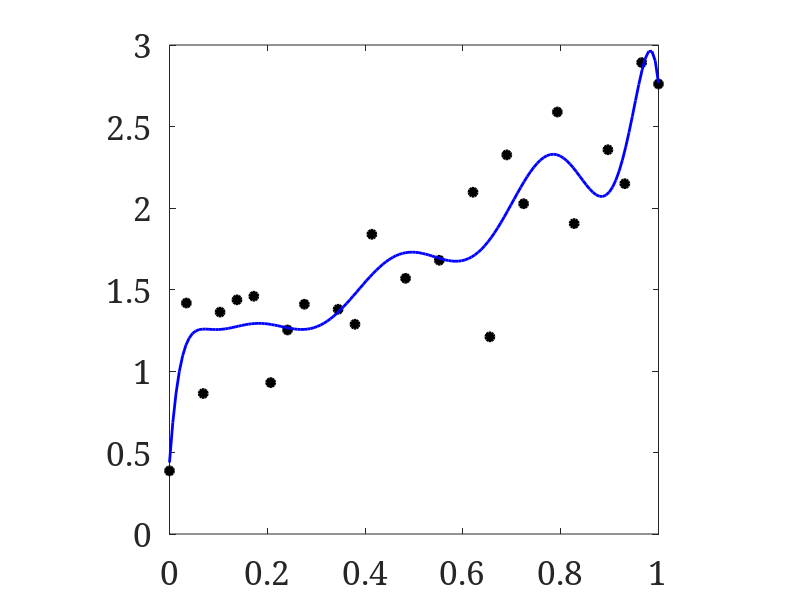
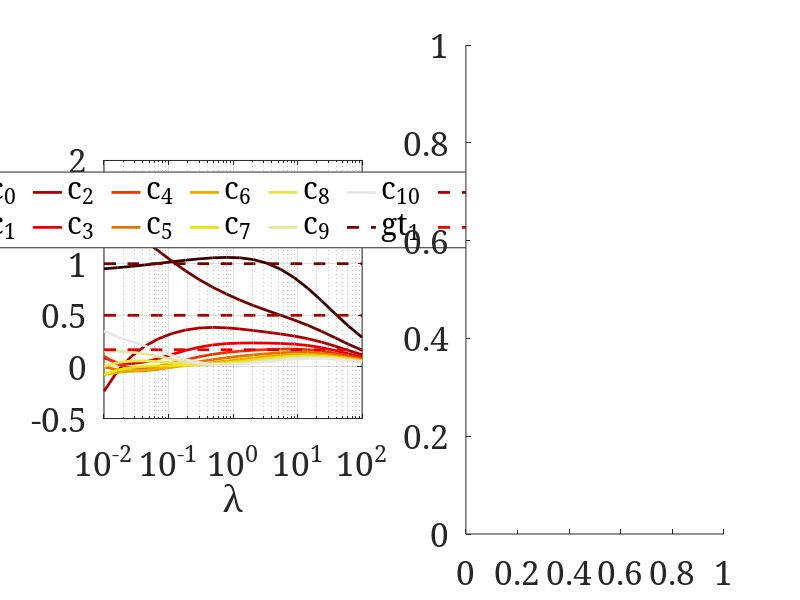

MATLAB code for these plots, in order: (Note: this script raises an error after producing the figures.)
set(0, 'DefaultAxesFontSize', 24);
set(0, 'DefaultFigureColor', 'w');
set(0,'defaultAxesFontName', 'serif')
set(0, 'DefaultLineLineWidth', 2);
clear, close all

rng(0)  % seed random number generator
N = 30; % number of data points (in total)
M = round(N/5); % number of test points for cross-validation

x = linspace(0,1,N)';       % data grid
xd = linspace(0,1,5*N)';    % dense grid
indices = randperm(N);      % randomized indices (for test data)
z = x(indices(1:M));        % cross-validation grid  
x(indices(1:M)) = [ ];      % reduced data grid
y = exp(x);                 % ground truth
data= y + 1/2*randn(N-M,1);   % noisy observation
dataz = exp(z) + 1/2*randn(M,1); % noisy observation for cross-validation

figure(1)
plot(x,data,'ko','MarkerFaceColor','k')
axis square

p = 10;
X = zeros(size(x,1), p+1);
Xd = zeros(size(xd,1),p+1);
Z = zeros(size(z,1), p+1);
for k = 0:p
    X(:,k+1) = x.^k;
    Xd(:,k+1) = xd.^k;
    Z(:,k+1) = z.^k;
end
% least squares
c_lsq = (X'*X)\(X'*data);
figure(1)
hold on
plot(xd,Xd*c_lsq,'-b')
hold off

% ridge regression
lambda = logspace(-2,2,20);
C_ridge = zeros(length(c_lsq),length(lambda));
cmap = 0.9*hot(p+1);
for k = 1:length(lambda)
    C_ridge(:,k) = (X'*X + lambda(k)*eye(p+1,p+1))\(X'*data);
end

figure(2), clf
subplot(1,2,1)
for k = 1:size(C_ridge,1)
    semilogx(lambda, C_ridge(k,:),'color',cmap(k,:))
    hold on
end
hold off, grid on, axis square
hold on
GT = 1./(gamma(linspace(0,p,p+1)+1))' * ones(1,length(lambda));
for k = 2:4
    semilogx(lambda, GT(k,:),'--','color',cmap(k,:))
    hold on
end
xlabel('\lambda')
legend('c_0','c_1','c_2','c_3','c_4','c_5','c_6','c_7','c_8','c_9','c_{10}',...
       'gt_1','gt_2','gt_3')
legend('location','North','Numcolumns',11)

% compute ground truth
cost_GT = zeros(1,length(lambda));
cost_CV = zeros(1,length(lambda));
for k = 1:size(C_ridge,2)
    cost_GT(k) = norm( C_ridge(:,k) - GT(:,k),2)^2;
    cost_CV(k) = norm( Z*C_ridge(:,k) - dataz,2)^2;
end

cost_GT = cost_GT/max(cost_GT);
cost_CV = cost_CV/max(cost_CV);

color1 = 0.5*[1 0 1];
color2 = 0.5*[0 1 0];
h = subplot(1,2,2);
yyaxis left
semilogx(lambda, cost_GT, '-o','color',color1,'MarkerFaceColor',color1)
h.YColor = color1;
ylabel('ground truth')
hold on
yyaxis right
semilogx(lambda, cost_CV, '-o','color',color2,'MarkerFaceColor',color2)
h.YColor = color2;
ylabel('cross-validation')
grid on, axis square, grid on, xlabel('\lambda')
legend('ground truth cost','cross-validation')
legend('location','North')

[~,minIndex] = min(cost_CV);
optimalLambda = lambda(minIndex);
disp(['optimal lambda: ', num2str(optimalLambda)])
figure(1)
hold on 
plot(xd, Xd*C_ridge(:,minIndex),'-r')
plot(x,y,'k--')
hold off
legend('data','LSQ','ridge','ground truth')
legend('location','SouthEast')
xlabel('x')
grid on